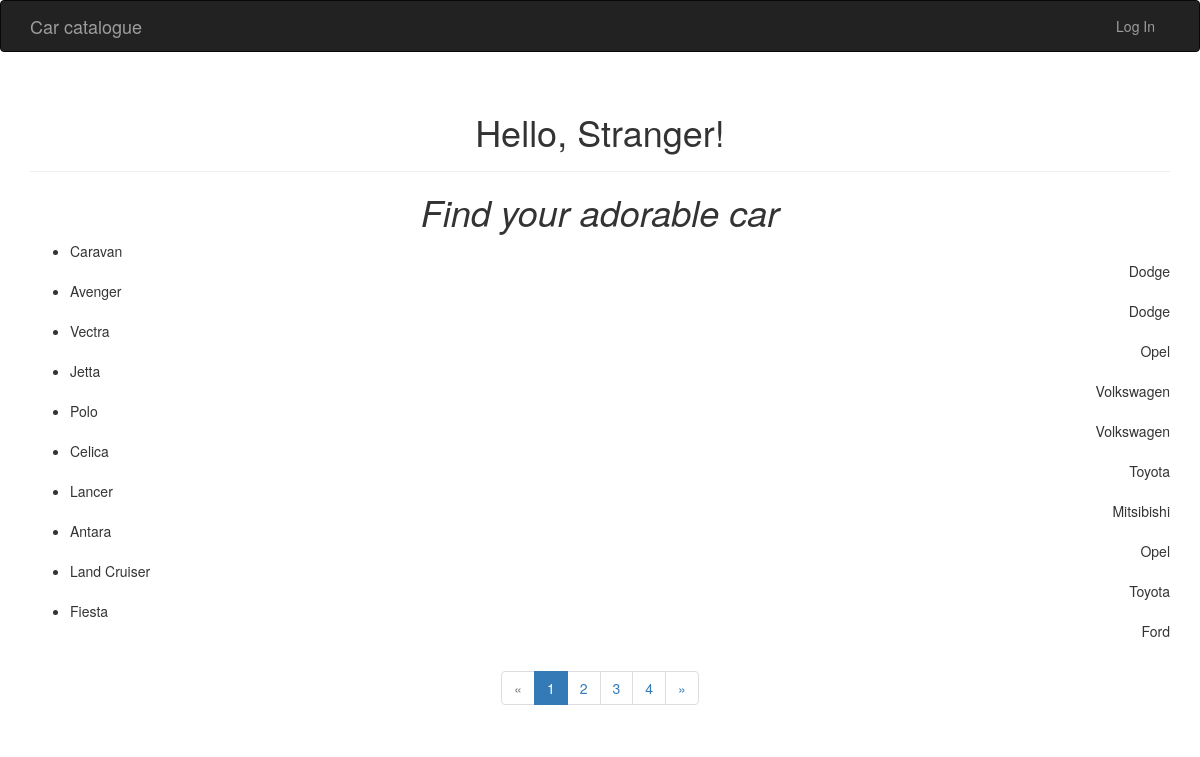
The page / on the database its author committed.
### API.py (models this page shows, shortened)
class Car_model(db.Model):
    __tablename__ = 'car_models'
    id = db.Column(db.Integer, primary_key=True)
    car_model = db.Column(db.String(1024), unique=False, index=True)
    mark_id = db.Column(db.Integer, db.ForeignKey('marks.id'))
    time = db.Column(db.Integer, index=True, default=datetime.utcnow())

class Marks(db.Model):
    __tablename__ = 'marks'
    id = db.Column(db.Integer, primary_key=True)
    name = db.Column(db.String(128), unique=True)
    car_models = db.relationship('Car_model', backref='mark', lazy='dynamic')

### API.py (the view, shortened to what this page needs)
@app.route('/', methods=['GET', 'POST'])
def index():
    form = PostNewCarModel()
    page = request.args.get('page', 1, type=int)
    pagination = Car_model.query.order_by(Car_model.time.desc()).paginate(page, per_page=10, error_out=True)
    car_models = pagination.items
    marks = Marks.query.all()
    return render_template('index.html', form=form, car_models=car_models, marks=marks, pagination=pagination)

### templates/index.html (shortened to what this page needs)
{% extends "base.html" %}
{% import "bootstrap/wtf.html" as wtf %}
{% import "_macros.html" as macros %}
{% block page_content %}
    <div class="page-header">
        <h1>Hello, {% if current_user.is_authenticated %}{{ current_user.username }}{% else %}Stranger{% endif %}!</h1>
    </div>
    <h1 class="aq">Find your adorable car</h1>
    <ul class="car_models">
        {% for car_model in car_models %}
            <li class="car_model">
                <div class="car_model-content">
                    <div class="car_model-body">
                        {{ car_model.car_model }}
                    </div>
                    <div class="car_model-mark" align="right">
                        {% for mark in marks %}
                            {% if mark.id == car_model.mark_id %}
                                {{ mark.name }}
                            {% endif %}
                        {% endfor %}
                    </div>
                </div>
            </li>
        {% endfor %}
    </ul>
    {% if pagination %}
        <div class="pagination">
            {{ macros.pagination_widget(pagination, '.index') }}
        </div>
    {% endif %}
{% endblock %}

### templates/base.html (shortened to what this page needs)
{% extends "bootstrap/base.html" %}
{% block head %}
    {{ super() }}
    <link rel="stylesheet" type="text/css" href="{{ url_for('static', filename='styles.css') }}">
{% endblock %}
{% block navbar %}
    <div class="navbar navbar-inverse" role="navigation">
        <div class="container">
            <div class="navbar-header">
                <a class="navbar-brand" href="/">Car catalogue</a>
            </div>
            <div class="navbar-collapse collapse">
                <ul class="nav navbar-nav navbar-right">
                    {% if current_user.is_authenticated %}
                        <li><a href="{{ url_for('logout') }}">Log Out</a></li>
                    {% else %}
                        <li><a href="{{ url_for('login') }}">Log In</a></li>
                    {% endif %}
                </ul>
            </div>
        </div>
    </div>
{% endblock %}
{% block content %}
    <div class="container">
        {% block page_content %}{% endblock %}
    </div>
{% endblock %}

### templates/_macros.html
{% macro pagination_widget(pagination, endpoint) %}
    <ul class="pagination">
        <li {% if not pagination.has_prev %} class="disabled"{% endif %}>
            <a href="
                    {% if pagination.has_prev %}{{ url_for(endpoint, page=pagination.prev_num, **kwargs) }}{% else %}#{% endif %}">
                &laquo;
            </a>
        </li>
        {% for p in pagination.iter_pages() %}
            {% if p %}
                {% if p == pagination.page %}
                    <li class="active">
                        <a href="{{ url_for(endpoint, page = p, **kwargs) }}">{{ p }}</a>
                    </li>
                {% else %}
                    <li>
                        <a href="{{ url_for(endpoint, page = p, **kwargs) }}">{{ p }}</a>
                    </li>
                {% endif %}
            {% else %}
                <li class="disabled"><a href="#">&hellip;</a></li>
            {% endif %}
        {% endfor %}
        <li {% if not pagination.has_next %} class="disabled"{% endif %}>
            <a href="
                    {% if pagination.has_next %}{{ url_for(endpoint, page=pagination.next_num, **kwargs) }}{% else %}#{% endif %}">
                &raquo;
            </a>
        </li>
    </ul>
{% endmacro %}

### static/styles.css (style rules this page uses)
div.pagination { width: 100%; text-align: center; padding: 0px; margin: 0px; }
h1 { text-align: center; }
h1.aq { font-style: italic; }

### rows shown on the page
Car_model: car_model "Caravan"
Marks: name "Dodge"
Car_model: car_model "Avenger"
Car_model: car_model "Vectra"
Marks: name "Opel"
Car_model: car_model "Jetta"
Marks: name "Volkswagen"
Car_model: car_model "Polo"
Car_model: car_model "Celica"
Marks: name "Toyota"
Car_model: car_model "Lancer"
Marks: name "Mitsibishi"
Car_model: car_model "Antara"
Car_model: car_model "Land Cruiser"
Car_model: car_model "Fiesta"
Marks: name "Ford"

### other values the page prints
{{ p }} "1"
{{ p }} "2" "3" "4"
